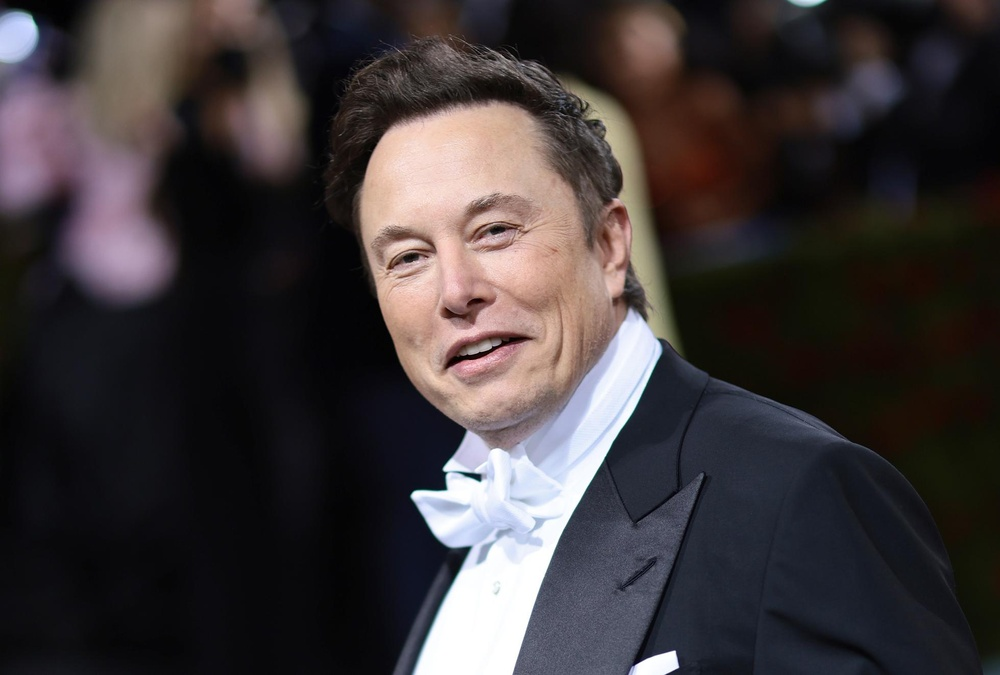
#> input picture test_images/1.jpg, 1000 x 675 px, shrunk from 1959 x 1323 before the run, found by its file name
$ python haar-features.py
#> lines starting #> are read from the running program, lines starting #| are printed output that depends on the picture
import cv2
import pandas as pd

IMG_PATH = 'test_images//1.jpg'
img = cv2.imread(IMG_PATH)
#> img is the input picture: shape (675, 1000, 3); mean B, G, R 56.5, 55.1, 61.5

'''
Image Have three channels red green and Blue but we only care about the intensity
and the value af brightness so, we can turn the image to gray scale to get a single value
that represent the intensity of each pixel
'''
img_int = cv2.cvtColor(img, cv2.COLOR_BGR2GRAY)
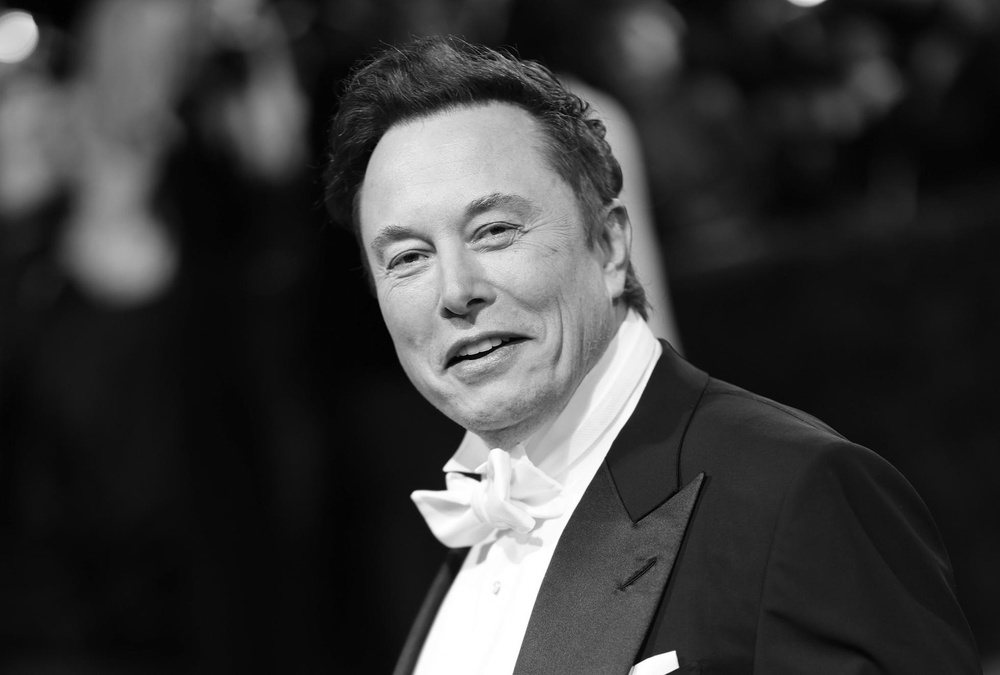
#> img_int: shape (675, 1000); min 0, max 255, mean 57.2


'''
lets use pandas data frame to display our image as an array of values, and make sure that
the numeric representation is int 32 to avoid overflow when later we do arythmic operations
the default value is int8 as the pixel values only goes up to 255

this is a conscious decision by cv2 lib but we will need a larger range

2^8 = 256
0 -> 255

2^32 = 4_294_967_296
0 -> 4_294_967_295
'''
img_int_df = pd.DataFrame(img_int).astype('int32')
#> img_int_df = table of 675 rows and 1000 columns
print(img_int_df)
#> (printed output is left out)


'''
If we take a look at the shape of the 3 channel img that is represented as an
array of three dimension vs the shape of the intensity image we can see that
the image has been flattened to one dimension
'''
print(img.shape)  # Original image
#| (675, 1000, 3)
print(img_int_df.shape)  # Gray scale image
#| (675, 1000)


'''
INTEGRAL IMAGES
'''

print(img_int_df.iloc[:5, :5])
#|     0   1   2   3   4
#| 0  18  16  15  12  11
#| 1  19  18  16  14  13
#| 2  19  19  18  17  15
#| 3  21  20  19  18  17
#| 4  23  22  20  19  18

sub_array = img_int_df.iloc[:5, :5]
#> sub_array = table of 5 rows and 5 columns

for i in sub_array:
    if i == 0:
        continue
    sub_array[i] = sub_array[i] + sub_array[i-1]  # Columns
    sub_array.iloc[i] = sub_array.iloc[i] + sub_array.iloc[i-1]  # Rows
#> this loop made 5 passes

print(sub_array)
#|      0    1    2    3    4
#| 0   18   34   49   61   72
#| 1   37   71  102  128  152
#| 2   56  109  158  201  240
#| 3   77  150  218  279  335
#| 4  100  195  283  363  437

print((sub_array.dtypes))
#| 0    int32
#| 1    int32
#| 2    int32
#| 3    int32
#| 4    int32
#| dtype: object

$ run again, with test_images/13.jpg copied over test_images/1.jpg
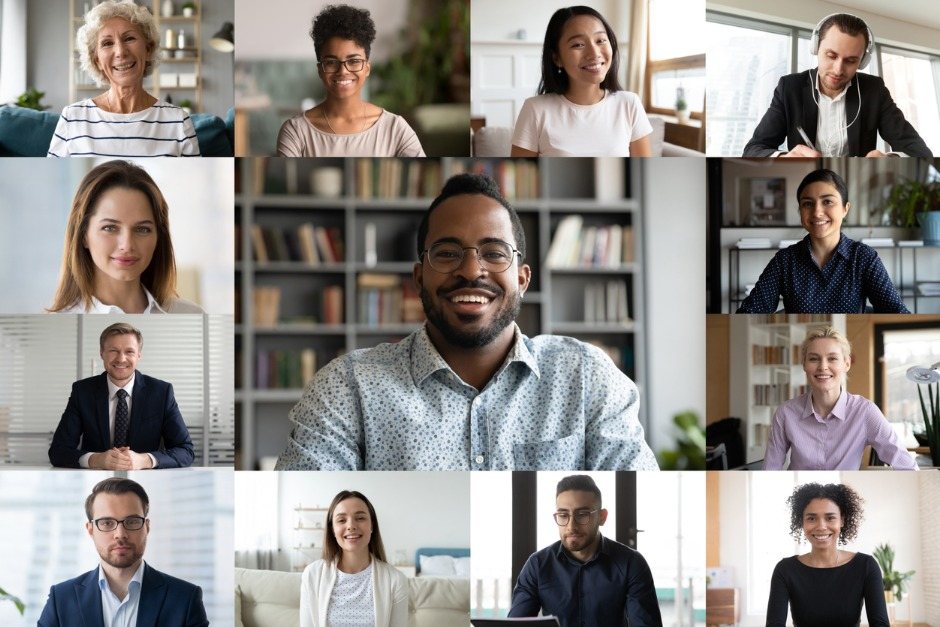
#> input picture test_images/13.jpg, 940 x 627 px, found by its file name
#> img is the input picture: shape (627, 940, 3); mean B, G, R 138.1, 142.2, 146.4
#> `img_int = cv2.cvtColor(img, cv2.COLOR_BGR2GRAY)`:
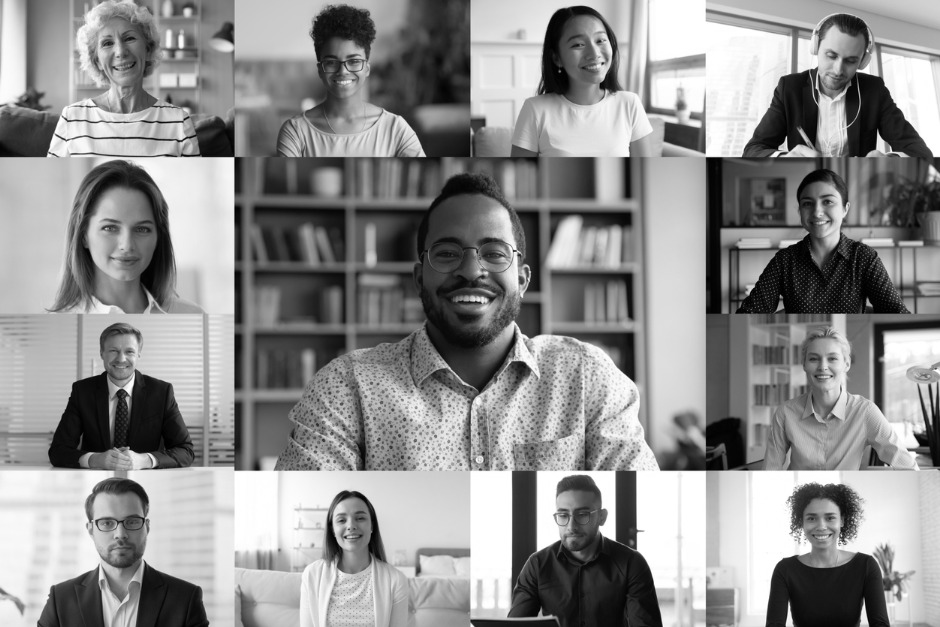
#> img_int: shape (627, 940); min 0, max 255, mean 143
#> img_int_df = table of 627 rows and 940 columns
#> (printed output is left out)
#| (627, 940, 3)
#| (627, 940)
#|      0    1    2    3    4
#| 0  154  150  166  197  217
#| 1  156  152  169  199  219
#| 2  157  153  170  200  220
#| 3  158  154  171  202  222
#| 4  161  157  174  205  224
#> sub_array = table of 5 rows and 5 columns
#> the loop `for i in sub_array:` made 5 passes
#|      0     1     2     3     4
#| 0  154   304   470   667   884
#| 1  310   612   947  1343  1779
#| 2  467   922  1427  2023  2679
#| 3  625  1234  1910  2708  3586
#| 4  786  1552  2402  3405  4507
#| 0    int32
#| 1    int32
#| 2    int32
#| 3    int32
#| 4    int32
#| dtype: object

$ run again, with test_images/15.jpg copied over test_images/1.jpg
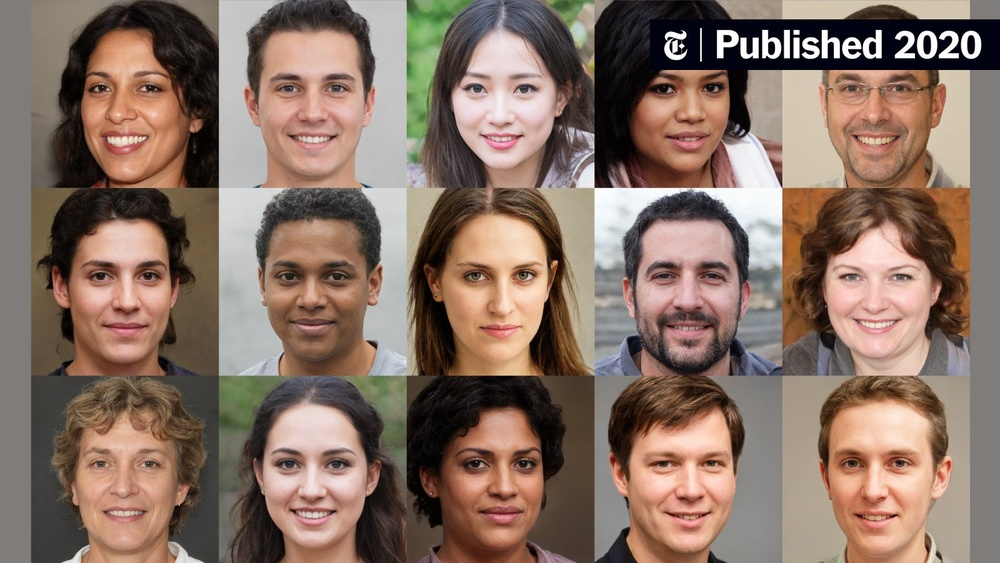
#> input picture test_images/15.jpg, 1000 x 563 px, shrunk from 1600 x 901 before the run, found by its file name
#> img is the input picture: shape (563, 1000, 3); mean B, G, R 100.9, 113.5, 136
#> `img_int = cv2.cvtColor(img, cv2.COLOR_BGR2GRAY)`:
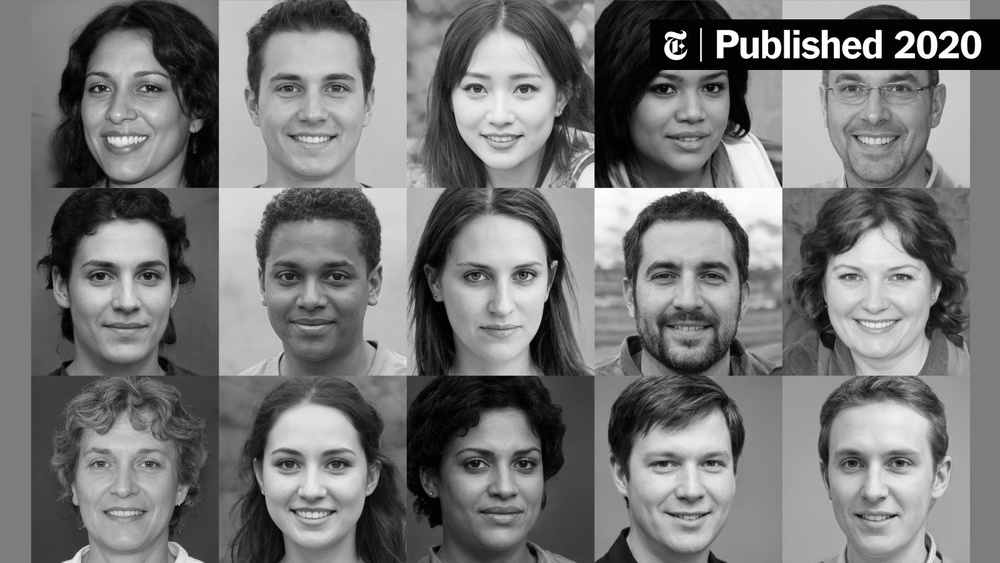
#> img_int: shape (563, 1000); min 0, max 255, mean 118.8
#> img_int_df = table of 563 rows and 1000 columns
#> (printed output is left out)
#| (563, 1000, 3)
#| (563, 1000)
#|      0    1    2    3    4
#| 0  125  125  125  125  125
#| 1  125  125  125  125  125
#| 2  125  125  125  125  125
#| 3  125  125  125  125  125
#| 4  125  125  125  125  125
#> sub_array = table of 5 rows and 5 columns
#> the loop `for i in sub_array:` made 5 passes
#|      0     1     2     3     4
#| 0  125   250   375   500   625
#| 1  250   500   750  1000  1250
#| 2  375   750  1125  1500  1875
#| 3  500  1000  1500  2000  2500
#| 4  625  1250  1875  2500  3125
#| 0    int32
#| 1    int32
#| 2    int32
#| 3    int32
#| 4    int32
#| dtype: object

$ run again, with test_images/18.jpg copied over test_images/1.jpg
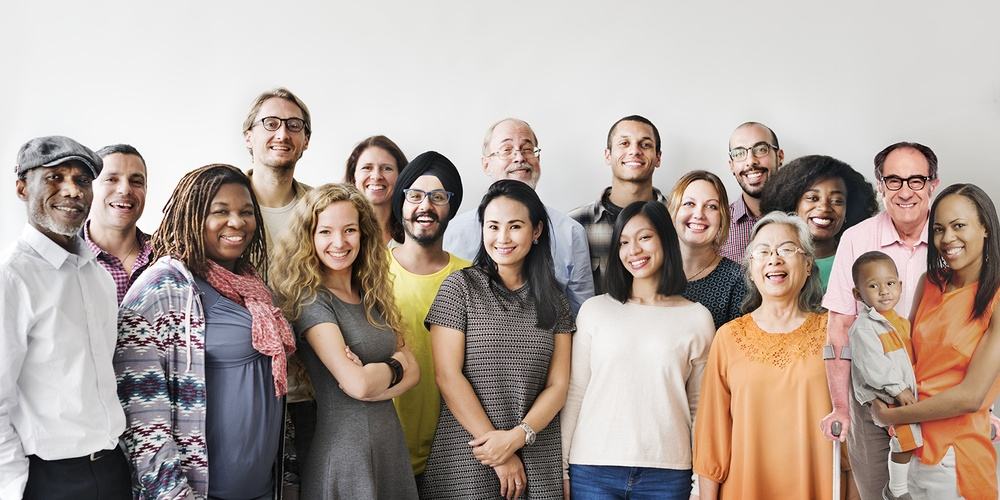
#> input picture test_images/18.jpg, 1000 x 500 px, shrunk from 1600 x 800 before the run, found by its file name
#> img is the input picture: shape (500, 1000, 3); mean B, G, R 154.3, 162.4, 176.2
#> `img_int = cv2.cvtColor(img, cv2.COLOR_BGR2GRAY)`:
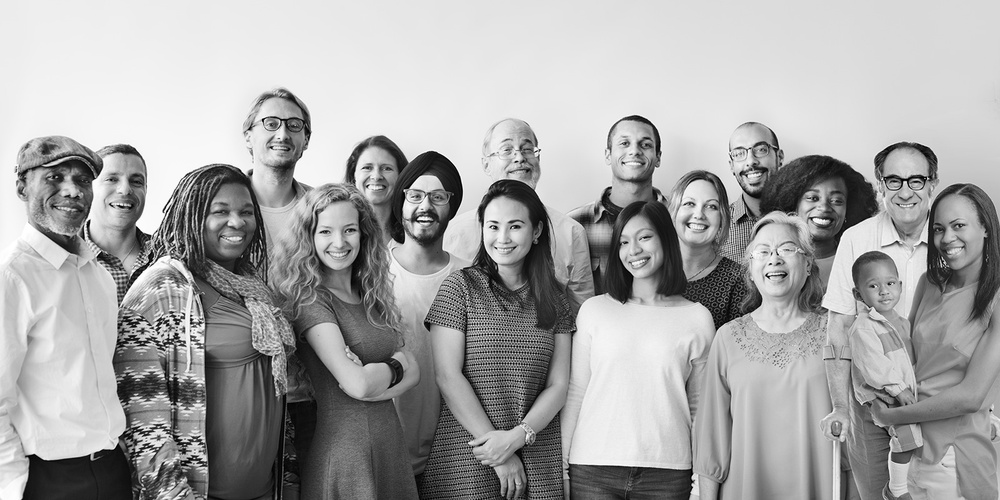
#> img_int: shape (500, 1000); min 0, max 255, mean 165.6
#> img_int_df = table of 500 rows and 1000 columns
#> (printed output is left out)
#| (500, 1000, 3)
#| (500, 1000)
#|      0    1    2    3    4
#| 0  236  236  236  236  236
#| 1  236  236  236  236  236
#| 2  236  236  236  236  236
#| 3  236  236  236  236  236
#| 4  236  236  236  236  236
#> sub_array = table of 5 rows and 5 columns
#> the loop `for i in sub_array:` made 5 passes
#|       0     1     2     3     4
#| 0   236   472   708   944  1180
#| 1   472   944  1416  1888  2360
#| 2   708  1416  2124  2832  3540
#| 3   944  1888  2832  3776  4720
#| 4  1180  2360  3540  4720  5900
#| 0    int32
#| 1    int32
#| 2    int32
#| 3    int32
#| 4    int32
#| dtype: object
